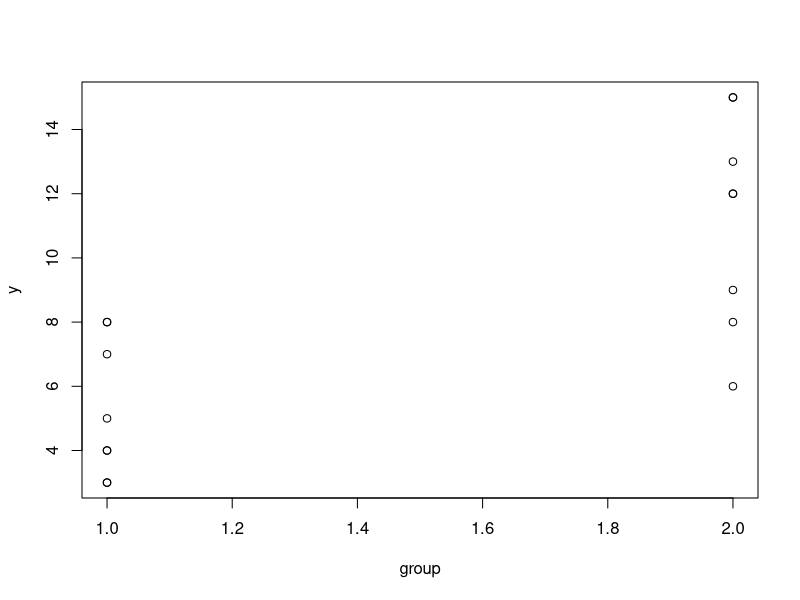
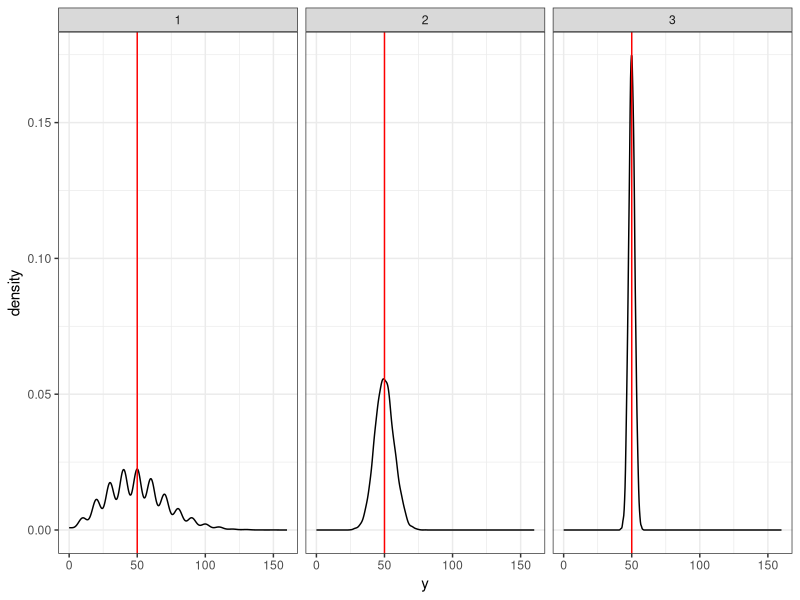

These charts were generated, in order, by the following R code:
## ---- chunk 1
set.seed(65)
nPerGroup <- 8
y <- c(rpois(n=nPerGroup, lambda = 7),
       rpois(n=nPerGroup, lambda = 11))
group <- rep(1:2, each = nPerGroup)
plot(group, y)

# Poisson GLM, no library size: signifcantly DE
m <- glm(y ~ factor(group),
         family = "poisson")
summary(m)
## ---- chunk 2
# Suppose library sizes are different between groups
libSize <- c(rpois(n=nPerGroup, lambda = 1e5),
             rpois(n=nPerGroup, lambda = 1.5e5))

# Poisson GLM with library size offset: no longer significantly DE on 5% level.
m <- glm(y ~ factor(group) + offset(log(libSize)),
         family = "poisson")
summary(m)
## ---- chunk 3
library(ggplot2)
set.seed(50)
n <- 1e4
y1 <- rpois(n = n, lambda = 5)
y2 <- rpois(n = n, lambda = 50)
y3 <- rpois(n = n, lambda = 500)

df <- data.frame(y = c(y1 * 10, y2, y3 / 10),
                 gr = factor(rep(1:3, each = n)))

ggplot(df, aes(x=y)) +
  geom_density() +
  facet_wrap(. ~ gr) +
  geom_vline(xintercept = 50, col="red") +
  theme_bw()
## ---- chunk 4
# note that logX - logY = log X/Y.
diff(log(range(y1) + 1e-10))
diff(log(range(y2) + 1e-10))
diff(log(range(y3) + 1e-10))
